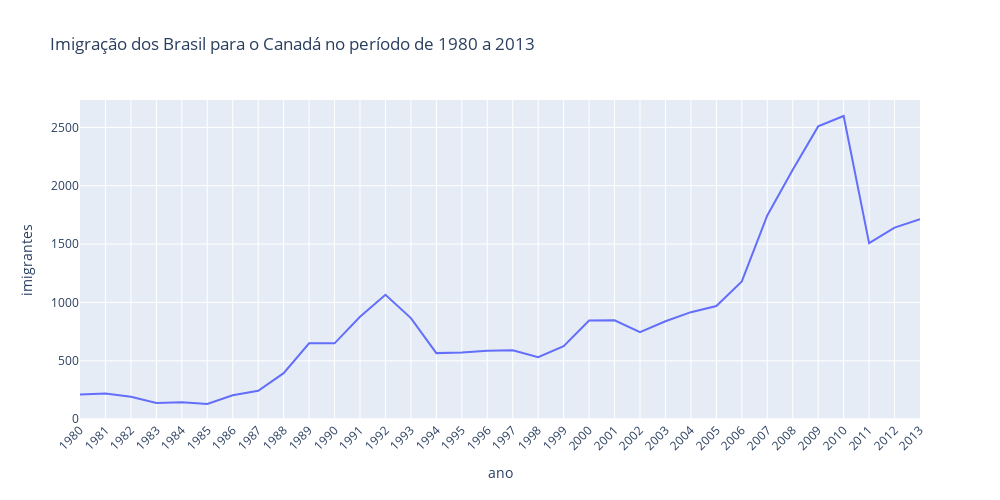

Notebook source saved alongside this figure:
### Markdown cell above
### Adicionando título

### Code cell
fig = px.line(dados_brasil, x='ano', y='imigrantes',
              title='Imigração dos Brasil para o Canadá no período de 1980 a 2013')
fig.update_layout(width=1000, height=500, 
                  xaxis={'tickangle': -45})
fig.show()

### Figure 1 — Plotly figure (JSON) as saved in the notebook; plotly's stock layout.template omitted (floating-point values rounded to 4 significant figures)
{"data": [{"hovertemplate": "ano=%{x}<br>imigrantes=%{y}<extra></extra>", "legendgroup": "", "line": {"color": "#636efa", "dash": "solid"}, "marker": {"symbol": "circle"}, "mode": "lines", "name": "", "orientation": "v", "showlegend": false, "type": "scatter", "x": ["1980", "1981", "1982", "1983", "1984", "1985", "1986", "1987", "1988", "1989", "1990", "1991", "1992", "1993", "1994", "1995", "1996", "1997", "1998", "1999", "2000", "2001", "2002", "2003", "2004", "2005", "2006", "2007", "2008", "2009", "2010", "2011", "2012", "2013"], "xaxis": "x", "y": [211, 220, 192, 139, 145, 130, 205, 244, 394, 650, 650, 877, 1066, 866, 566, 572, 586, 591, 531, 626, 845, 847, 745, 839, 917, 969, 1181, 1746, 2138, 2509, 2598, 1508, 1642, 1714], "yaxis": "y"}], "layout": {"height": 500, "legend": {"tracegroupgap": 0}, "title": {"text": "Imigração dos Brasil para o Canadá no período de 1980 a 2013"}, "width": 1000, "xaxis": {"anchor": "y", "domain": [0, 1], "tickangle": -45, "title": {"text": "ano"}}, "yaxis": {"anchor": "x", "domain": [0, 1], "title": {"text": "imigrantes"}}}}
